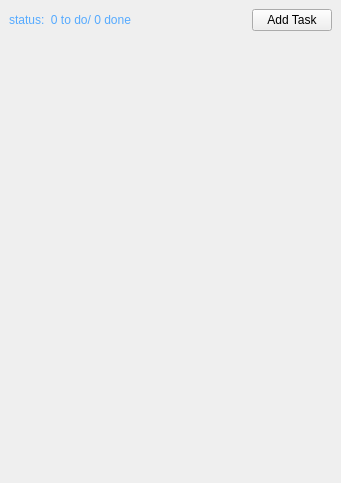
<?xml version="1.0" encoding="UTF-8"?>
<ui version="4.0">
 <class>MainWindow</class>
 <widget class="QMainWindow" name="MainWindow">
  <property name="enabled">
   <bool>true</bool>
  </property>
  <property name="geometry">
   <rect>
    <x>0</x>
    <y>0</y>
    <width>341</width>
    <height>483</height>
   </rect>
  </property>
  <property name="windowTitle">
   <string>Todo</string>
  </property>
  <property name="styleSheet">
   <string notr="true">border-right-color: rgb(255, 0, 255);
border-left-color: rgb(255, 0, 255);
</string>
  </property>
  <widget class="QWidget" name="centralwidget">
   <property name="autoFillBackground">
    <bool>false</bool>
   </property>
   <property name="styleSheet">
    <string notr="true">border-color: rgb(255, 255, 255);</string>
   </property>
   <layout class="QVBoxLayout" name="verticalLayout_2">
    <item>
     <layout class="QHBoxLayout" name="toolbarLayout">
      <item>
       <widget class="QLabel" name="statubarLabel">
        <property name="styleSheet">
         <string notr="true">font: 14pt &quot;Ink Free&quot;;
color: rgb(85, 170, 255);</string>
        </property>
        <property name="text">
         <string>status:  0 to do/ 0 done</string>
        </property>
       </widget>
      </item>
      <item>
       <spacer name="horizontalSpacer">
        <property name="orientation">
         <enum>Qt::Horizontal</enum>
        </property>
        <property name="sizeHint" stdset="0">
         <size>
          <width>80</width>
          <height>20</height>
         </size>
        </property>
       </spacer>
      </item>
      <item>
       <widget class="QPushButton" name="addTaskButton">
        <property name="styleSheet">
         <string notr="true">font: 14pt &quot;Ink Free&quot; ;</string>
        </property>
        <property name="text">
         <string>Add Task</string>
        </property>
       </widget>
      </item>
     </layout>
    </item>
    <item>
     <layout class="QVBoxLayout" name="tasksLayout">
      <property name="spacing">
       <number>1</number>
      </property>
     </layout>
    </item>
    <item>
     <spacer name="verticalSpacer">
      <property name="orientation">
       <enum>Qt::Vertical</enum>
      </property>
      <property name="sizeHint" stdset="0">
       <size>
        <width>20</width>
        <height>418</height>
       </size>
      </property>
     </spacer>
    </item>
   </layout>
  </widget>
 </widget>
 <resources/>
 <connections/>
</ui>
